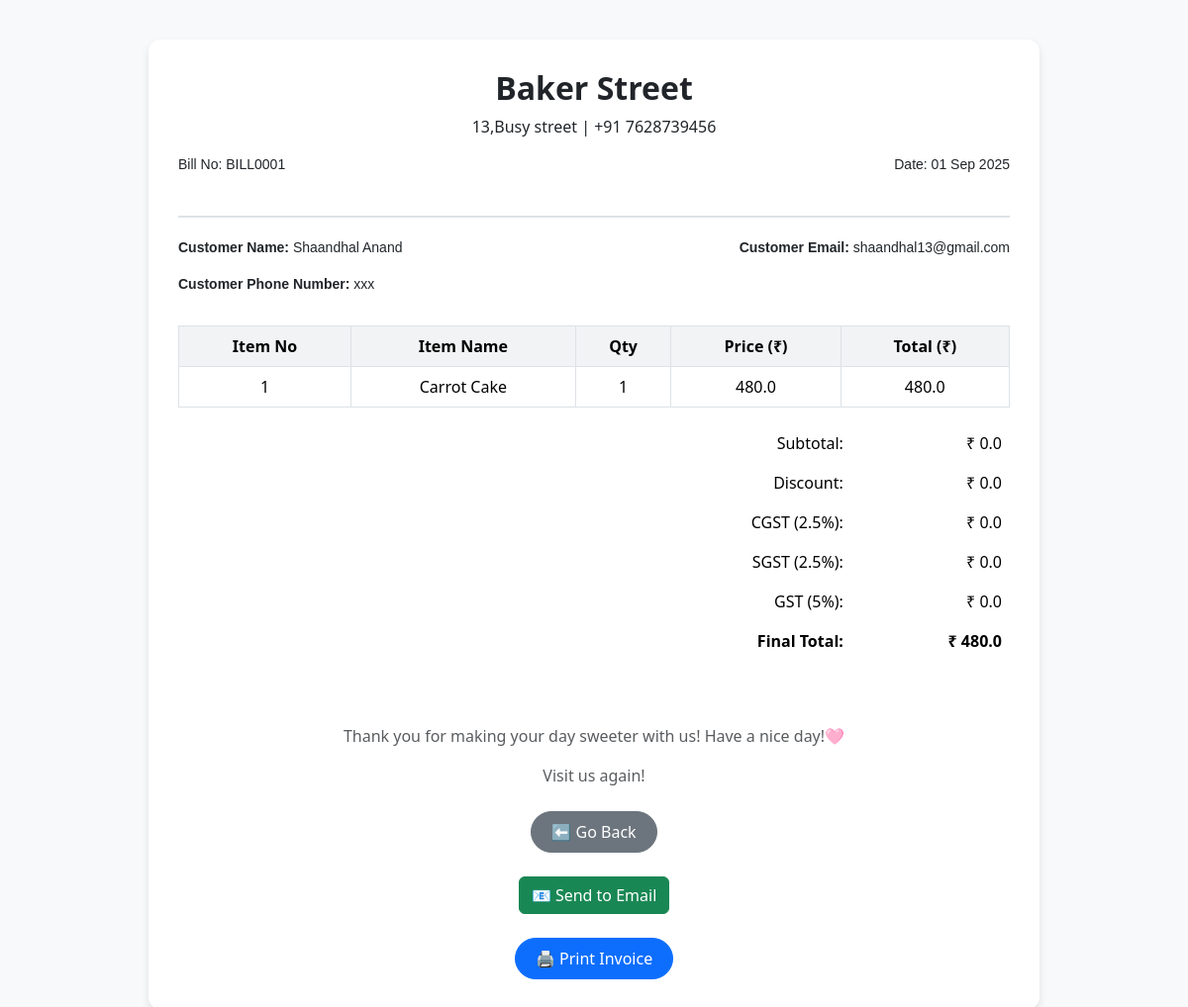
Page /invoice/1/ on the committed database.
### billing/models.py (models this page shows, shortened)
class Bill(models.Model):
    customer = models.ForeignKey(Customer_details, on_delete=models.CASCADE, null=True, blank=True)
    invoice_number = models.CharField(max_length=20, unique=True, blank=True, null=True)
    date = models.DateTimeField(default=timezone.now)
    subtotal = models.FloatField(default=0)
    discount = models.FloatField(default=0)
    cgst = models.FloatField(default=0)
    sgst = models.FloatField(default=0)
    gst = models.FloatField(default=0)
    total = models.FloatField(default=0)

class Customer_details(models.Model):
    name = models.CharField(max_length=200)
    phone = models.CharField(max_length=15)
    email = models.EmailField()

class BillItem(models.Model):
    bill = models.ForeignKey(Bill, on_delete=models.CASCADE, related_name="items")
    item_name = models.CharField(max_length=200)
    quantity = models.IntegerField()
    price = models.FloatField()
    total = models.FloatField()

### billing/views.py (the view)
# urls.py: path("invoice/<int:bill_id>/", views.invoice_preview, name="invoice_preview"),
def invoice_preview(request, bill_id):
    bill = get_object_or_404(Bill, id=bill_id)
    items = bill.items.all()
    return render(request, "billing/invoice.html", {
        "bill": bill,
        "items": items,
        "gst": bill.gst,
        "final_amount": bill.total,
    })

### billing/templates/billing/invoice.html (shortened to what this page needs)
<!DOCTYPE html>
<html lang="en">
<head>
  <link href="https://cdn.jsdelivr.net/npm/bootstrap@5.3.2/dist/css/bootstrap.min.css" rel="stylesheet">
</head>
<body>
  <div class="container">
    <div class="invoice-box">
      <div class="invoice-header text-center">
        <h2 class="fw-bold">Baker Street</h2>
        <p>13,Busy street | +91 7628739456</p>
        <div style="display: flex; justify-content: space-between; align-items: flex-start; margin-bottom: 15px; font-family: Arial, sans-serif; font-size: 14px;">
        <p>Bill No: {{bill.invoice_number}}</p>
        <p>Date: {{ bill.date|date:"d M Y" }}</p>
        </div>
      </div>
<div style="display: flex; justify-content: space-between; align-items: flex-start; margin-bottom: 15px; font-family: Arial, sans-serif; font-size: 14px;">
    <div>
        <p><strong>Customer Name:</strong> {{bill.customer.name}}</p>
        <p><strong>Customer Phone Number:</strong> {{bill.customer.phone|default:"xxx"}}</p>
    </div>
    <div>
        <p><strong>Customer Email:</strong> {{bill.customer.email}}</p>
    </div>
</div>
      <table class="table table-bordered align-middle text-center">
        <thead>
          <tr>
            <th>Item No</th>
            <th>Item Name</th>
            <th>Qty</th>
            <th>Price (₹)</th>
            <th>Total (₹)</th>
          </tr>
        </thead>
        <tbody>
          {% for item in items %}
          <tr>
            <td>{{forloop.counter}}</td>
            <td>{{ item.item_name }}</td>
            <td>{{ item.quantity }}</td>
            <td>{{ item.price }}</td>
            <td>{{ item.total }}</td>
          </tr>
          {% endfor %}
        </tbody>
      </table>
        <div class="row">
          <div class="col-md-6"></div>
          <div class="col-md-6">
            <table class="table table-borderless">
              <tr>
                <td class="text-end">Subtotal:</td>
                <td class="text-end">₹ {{ bill.subtotal }}</td>
              </tr>
              <tr>
                <td class="text-end">Discount:</td>
                <td class="text-end">₹ {{ bill.discount }}</td>
              </tr>
              <tr>
                <td class="text-end">CGST (2.5%):</td>
                <td class="text-end">₹ {{ bill.cgst }}</td>
              </tr>
              <tr>
                <td class="text-end">SGST (2.5%):</td>
                <td class="text-end">₹ {{ bill.sgst }}</td>
              </tr>
              <tr>
                <td class="text-end">GST (5%):</td>
                <td class="text-end">₹ {{ bill.gst }}</td>
              </tr>
              <tr class="totals">
                <td class="text-end">Final Total:</td>
                <td class="text-end">₹ {{ bill.total }}</td>
              </tr>
            </table>
          </div>
        </div>
        <div class="text-center mt-5">
        <p class="text-muted">Thank you for making your day sweeter with us!  Have a nice day!🩷 </p>
        <p class="text-muted">Visit us again!</p>
      <div class="text-center mt-4 noprint">
        <a href="{% url 'home' %}" class="btn btn-secondary btn-custom">⬅ Go Back</a>
      </div>
      <div class="text-center mt-4 noprint">
         <a href="{% url 'send_bill_email' bill.id %}" class="btn btn-success">📧 Send to Email</a>
      </div>
      <div class="text-center mt-4 noprint">
          <button onclick="window.print()" class="btn btn-primary btn-custom">🖨 Print Invoice</button>
      </div>
      </div>
    </div>
  </div>
</body>
</html>

### billing/templates/billing/invoice.html (style rules this page uses)
body { background-color: #f8f9fa; }
.invoice-box { background: #fff; border-radius: 12px; box-shadow: 0 4px 8px rgba(0,0,0,0.1); padding: 30px; margin: 40px auto; max-width: 900px; }
.invoice-header { border-bottom: 2px solid #dee2e6; margin-bottom: 20px; padding-bottom: 10px; }
.table th { background-color: #f1f3f5; }
.totals { font-weight: bold; }
.btn-custom { border-radius: 30px; padding: 8px 20px; }

### rows in the picture
Bill: invoice_number "BILL0001", date "01 Sep 2025", customer.name "Shaandhal Anand", customer.phone "xxx", customer.email "shaandhal13@gmail.com", subtotal "0.0", discount "0.0", cgst "0.0", sgst "0.0", gst "0.0", total "480.0"
BillItem: item_name "Carrot Cake", quantity "1", price "480.0", total "480.0"
